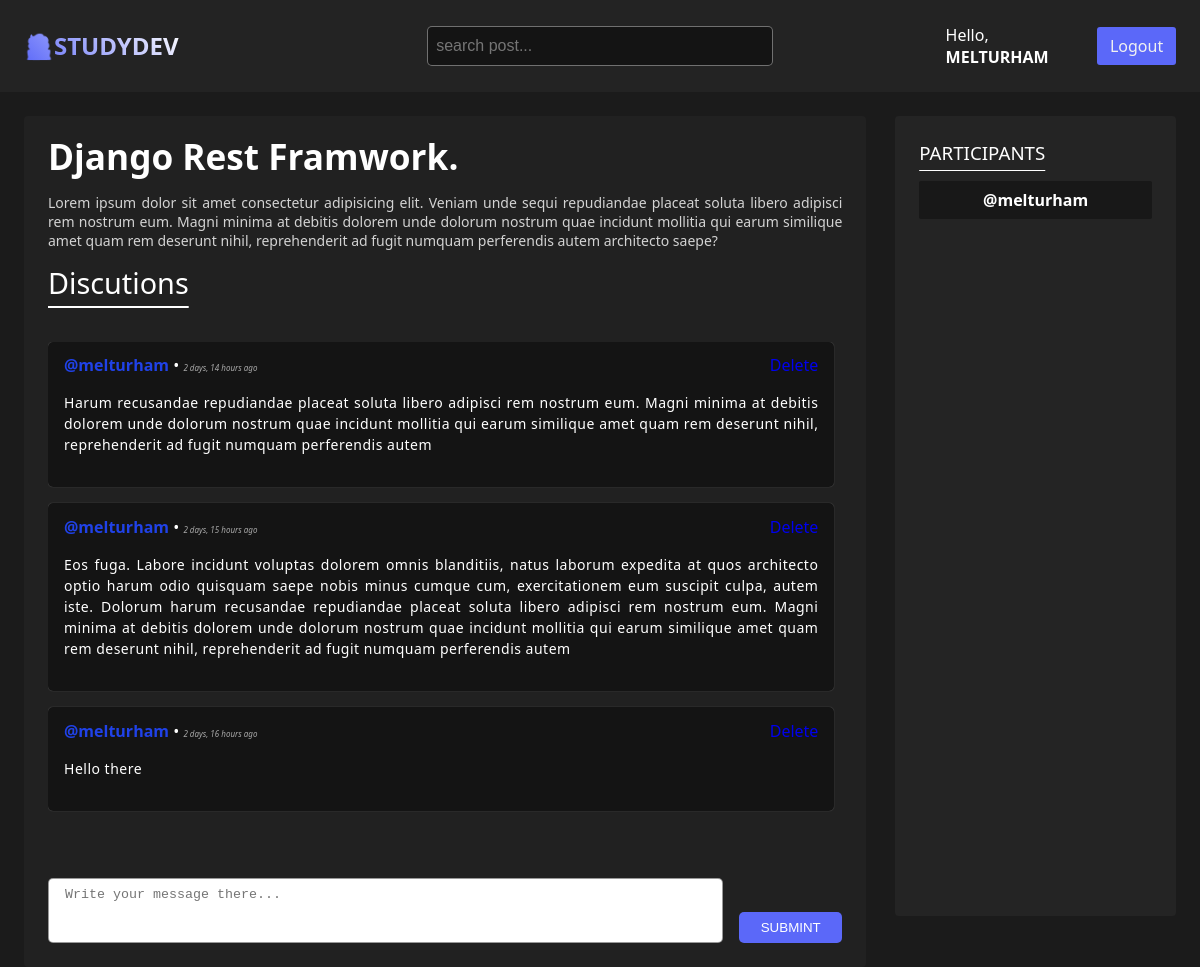
The app's page /room/6/ (signed in) with its own data.
### base/models.py (models this page shows, shortened)
class Room(models.Model):
	objects = None
	host = models.ForeignKey(User, on_delete=models.SET_NULL, null=True)
	topic = models.ForeignKey(Topic, on_delete=models.SET_NULL, null=True)
	name = models.CharField(max_length=200)
	description = models.TextField(null=True, blank=True)
	participants = models.ManyToManyField(User, related_name='participants', blank=True)
	updated = models.DateTimeField(auto_now=True)
	created = models.DateTimeField(auto_now_add=True)
	class Meta:
		ordering = ['-updated', '-created']

class Message(models.Model):
	objects = None
	user = models.ForeignKey(User, on_delete=models.CASCADE)
	room = models.ForeignKey(Room, on_delete=models.CASCADE)
	body = models.TextField()
	updated = models.DateTimeField(auto_now=True)
	created = models.DateTimeField(auto_now_add=True)
	class Meta:
		ordering = ['-updated', '-created']

### base/views.py (the view, shortened to what this page needs)
# urls.py: path('room/<str:pk>/', views.room, name='room'),
def room(request, pk):
    room = Room.objects.get(id=pk)
    room_messages: Any = room.message_set.all().order_by('-created')[0:7]
    participants = room.participants.all()
    length_messages = len(room_messages)
    context = {'room': room, 'room_messages': room_messages,
               'participants': participants, 'length_messages': length_messages}
    return render(request, 'base/room.html', context)

### base/templates/base/room.html (shortened to what this page needs)
{% extends "main.html" %} {% block content %}
<div class="room-container">
	<div class="wrapper-room">
		<h2 class="room-title">{{room.name}}.</h2>
		<p class="room-description">{{room.description}}</p>
		<article class="comment-wrapper">
			{% if length_messages >= 1 %}
			<h3 class="message-title">Discutions</h3>
			{% else %}
			<h3 class="message-title">No discutions in this room</h3>
			{% endif %}
			<div class="feed-messages">
				{% for message in room_messages %}
				<div class="user-message">
					<div class="feed-messages-header">
						<div class="messages-header-item">
							<a class="user-name" href="">@{{message.user}}</a>
							&bullet;
							<small>{{message.created|timesince}} ago</small>
						</div>
						{% if request.user == message.user %}
						<a class="btn-delete" href="{% url 'delete-message' message.id %}"
							>Delete</a
						>
						{% endif %}
					</div>
					<p>{{message.body}}</p>
				</div>
				{% endfor %}
			</div>
			{% if request.user.is_authenticated %}
			<div class="comment-form">
				<form action="" method="POST">
					<textarea
						type="text"
						name="body"
						placeholder="Write your message there..."
					></textarea>
					<button type="submit">Submint</button>
				</form>
			</div>
			{% else %}
			<h4 class="message-title">Login to join ours community</h4>
			{% endif %}
		</article>
	</div>
	<aside>
		<h3>Participants</h3>
		{% for user in participants %}
		<div class="wrapper-users">
			<p>@{{user.username}}</p>
		</div>
		{% endfor %}
	</aside>
</div>
{% endblock content %}

### templates/navbar.html
<nav class="nav-bar">
  <a aria-label="logo" href='/' class="logo">
    <h1>🧑‍💻STUDYDEV</h1>
  </a>
  <form method='GET' action="{% url 'home' %}">
    <input type='text' name='q' placeholder='search post...' autocomplete='off'/>
  </form>
  <div class="nav-right">
    {% if request.user.is_authenticated %}
   <p>Hello, <span>{{request.user}}</span></p>
  <a class="btn-logout" aria-label="button logout" href="{% url 'logout' %}">Logout</a>
  {% else %}
    <a class="btn-login" aria-label="button login" href="{% url 'login' %}">Login</a>
  {% endif %}
  </div>
</nav>

### static/styles/main.css (style rules this page uses)
*, *::after, *::before { margin: 0; padding: 0; box-sizing: border-box; text-decoration: none; list-style-type: none; }
button { border: none; outline: none; }
:root { --background-color-body: hsla(0, 0%, 8%, 0.97); --color: #fff; --font-family: system-ui, -apple-system, BlinkMacSystemFont, 'Segoe UI', Roboto, Oxygen, Ubuntu, Cantarell, 'Open Sans', 'Helvetica Neue', sans-serif; --button-color: hsla(235, 94%, 67%, 0.995); }
body { background-color: var(--background-color-body); color: var(--color); font-family: var(--font-family); scroll-behavior: smooth; }
.nav-bar { width: 100%; display: flex; align-items: center; justify-content: space-between; padding: 1.5rem; margin-bottom: 1.5rem; background-color: #232323; }
.nav-bar .logo { flex: 1; display: flex; align-items: center; line-height: 1.5; }
.nav-bar .logo h1 { color: transparent; font-weight: bold; background: linear-gradient(45deg, var(--button-color), white); -webkit-background-clip: text; background-clip: text; }
.nav-bar form { flex: 3; height: 2.5rem; overflow: hidden; display: flex; align-items: center; overflow: hidden; }
.nav-bar form input { border: 0; outline: 0; height: 100%; width: 50%; margin: 0 auto; background-color: hsla(0, 0%, 8%, 0.97); color: var(--color); border: 1px solid rgba(255, 255, 255, 0.393); border-radius: 5px; padding: 5px 8px; }
.nav-bar form input::placeholder { font-size: 16px; }
.nav-bar .nav-right { display: flex; align-items: center; justify-content: end; gap: 5px; flex: 1; }
.nav-bar .nav-right p { margin-right: 1rem; }
.nav-right p span { text-transform: uppercase; font-weight: bold; }
.nav-bar .nav-right .btn-login, .btn-logout { padding: 0.5rem 0.8rem; text-align: center; background-color: var(--button-color); --color-text: #f1f1f1; color: var(--color-text); border-radius: 3px; transition: all 600ms ease-in-out; }
.user-name { --username-color: rgb(32, 66, 232); color: var(--username-color); font-weight: bolder; transition: all 300ms linear; }
.room-container { display: grid; grid-template-columns: 3fr 1fr; gap: 1.8rem; padding: 0 1.5rem; }
.room-container .wrapper-room { background-color: hsl(0, 0%, 13%); display: flex; flex-direction: column; gap: 0.8rem; padding: 1rem 1.5rem 0; border-radius: 4px; }
.wrapper-room .room-title { font-size: 2.2em; text-wrap: balance; color: var(--color-text); text-transform: capitalize; }
.wrapper-room .room-description { font-size: 14px; text-wrap: pretty; text-align: justify; color: lightgray; }
.wrapper-room .comment-wrapper { display: flex; flex-direction: column; gap: 1rem; padding-bottom: 1.5rem; }
.comment-wrapper .message-title { font-size: 1.8em; font-weight: 400; text-decoration: underline; text-underline-offset: 12px; }
.feed-messages { display: flex; flex-direction: column; gap: 1rem; overflow-y: scroll; height: 65vh; margin-top: 1.5rem; padding-right: 0.5rem; }
.feed-messages .user-message { background-color: rgba(0, 0, 0, 0.4); padding: 0.8rem 1rem 2rem; box-shadow: 0 0 1px rgba(255, 255, 255, 0.393); border-radius: 5px; }
.feed-messages p { font-size: 14px; text-wrap: pretty; text-align: justify; line-height: 1.5; font-weight: 400; letter-spacing: 0.5px; }
.feed-messages p::first-letter { text-transform: uppercase; }
.feed-messages .feed-messages-header { display: flex; align-items: center; justify-content: space-between; gap: 1.5rem; margin-bottom: 1rem; }
.feed-messages-header .messages-header-item small { color: hsl(0, 0%, 66%); font-weight: 400; font-size: 8px; font-style: italic; }
.comment-wrapper .comment-form form { display: flex; align-items: end; gap: 2%; }
.comment-form form textarea { width: 85%; height: 65px; resize: none; outline: none; border: 1px solid rgba(0, 0, 0, 0.4); padding: 0.5rem 1rem; border-radius: 5px; font-weight: 500; }
.comment-form form button { width: 13%; padding: 0.5rem; background-color: var(--button-color); border: 0; outline: 0; color: var(--color); text-transform: uppercase; border-radius: 5px; cursor: pointer; }
.room-container aside { height: 100vh; position: sticky; top: 0; right: 0; background-color: rgba(255, 255, 255, 0.041); padding: 1.5rem; border-radius: 4px; }
.room-container aside h3 { font-weight: 400; text-transform: uppercase; margin-bottom: 1rem; text-decoration: underline; text-underline-offset: 10px; }
.room-container aside .wrapper-users p { background-color: hsla(0, 0%, 9%, 0.897); padding: 0.5rem; font-weight: bold; border-radius: 2px; margin-top: 0.5rem; text-align: center; }

### records on screen
Room: name "Django Rest Framwork", description "Lorem ipsum dolor sit amet consectetur adipisicing elit. Veniam unde sequi repudiandae placeat soluta libero adipisci rem nostrum eum. Magni minima at debitis dolorem unde dolorum nostrum quae incidunt mollitia qui earum similique amet quam rem deserunt nihil, reprehenderit ad fugit numquam perferendis autem architecto saepe?"
Message: user "melturham", created "2 days, 14 hours", body "harum recusandae repudiandae placeat soluta libero adipisci rem nostrum eum. Magni minima at debitis dolorem unde dolorum nostrum quae incidunt mollitia qui earum similique amet quam rem deserunt nihil, reprehenderit ad fugit numquam perferendis autem"
Message: user "melturham", created "2 days, 15 hours", body "eos fuga. Labore incidunt voluptas dolorem omnis blanditiis, natus laborum expedita at quos architecto optio harum odio quisquam saepe nobis minus cumque cum, exercitationem eum suscipit culpa, autem iste. Dolorum harum recusandae repudiandae placeat soluta libero adipisci rem nostrum eum. Magni minima at debitis dolorem unde dolorum nostrum quae incidunt mollitia qui earum similique amet quam rem deserunt nihil, reprehenderit ad fugit numquam perferendis autem"
Message: user "melturham", created "2 days, 16 hours", body "hello there"

### other values on screen
{{ request.user }} "MELTURHAM"
{{ user.username }} "melturham"
